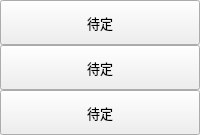
              <widget class="QFrame" name="extraTopMenu">
               <property name="frameShape">
                <enum>QFrame::NoFrame</enum>
               </property>
               <property name="frameShadow">
                <enum>QFrame::Raised</enum>
               </property>
               <layout class="QVBoxLayout" name="verticalLayout_11">
                <property name="spacing">
                 <number>0</number>
                </property>
                <property name="leftMargin">
                 <number>0</number>
                </property>
                <property name="topMargin">
                 <number>0</number>
                </property>
                <property name="rightMargin">
                 <number>0</number>
                </property>
                <property name="bottomMargin">
                 <number>0</number>
                </property>
                <item>
                 <widget class="QPushButton" name="btn_share">
                  <property name="sizePolicy">
                   <sizepolicy hsizetype="Expanding" vsizetype="Fixed">
                    <horstretch>0</horstretch>
                    <verstretch>0</verstretch>
                   </sizepolicy>
                  </property>
                  <property name="minimumSize">
                   <size>
                    <width>0</width>
                    <height>45</height>
                   </size>
                  </property>
                  <property name="font">
                   <font>
                    <family>Segoe UI</family>
                    <pointsize>10</pointsize>
                    <italic>false</italic>
                    <bold>false</bold>
                   </font>
                  </property>
                  <property name="cursor">
                   <cursorShape>PointingHandCursor</cursorShape>
                  </property>
                  <property name="layoutDirection">
                   <enum>Qt::LeftToRight</enum>
                  </property>
                  <property name="styleSheet">
                   <string notr="true">background-image: url(:/icons/images/icons/cil-share-boxed.png);</string>
                  </property>
                  <property name="text">
                   <string>待定</string>
                  </property>
                 </widget>
                </item>
                <item>
                 <widget class="QPushButton" name="btn_adjustments">
                  <property name="sizePolicy">
                   <sizepolicy hsizetype="Expanding" vsizetype="Fixed">
                    <horstretch>0</horstretch>
                    <verstretch>0</verstretch>
                   </sizepolicy>
                  </property>
                  <property name="minimumSize">
                   <size>
                    <width>0</width>
                    <height>45</height>
                   </size>
                  </property>
                  <property name="font">
                   <font>
                    <family>Segoe UI</family>
                    <pointsize>10</pointsize>
                    <italic>false</italic>
                    <bold>false</bold>
                   </font>
                  </property>
                  <property name="cursor">
                   <cursorShape>PointingHandCursor</cursorShape>
                  </property>
                  <property name="layoutDirection">
                   <enum>Qt::LeftToRight</enum>
                  </property>
                  <property name="styleSheet">
                   <string notr="true">background-image: url(:/icons/images/icons/cil-equalizer.png);</string>
                  </property>
                  <property name="text">
                   <string>待定</string>
                  </property>
                 </widget>
                </item>
                <item>
                 <widget class="QPushButton" name="btn_more">
                  <property name="sizePolicy">
                   <sizepolicy hsizetype="Expanding" vsizetype="Fixed">
                    <horstretch>0</horstretch>
                    <verstretch>0</verstretch>
                   </sizepolicy>
                  </property>
                  <property name="minimumSize">
                   <size>
                    <width>0</width>
                    <height>45</height>
                   </size>
                  </property>
                  <property name="font">
                   <font>
                    <family>Segoe UI</family>
                    <pointsize>10</pointsize>
                    <italic>false</italic>
                    <bold>false</bold>
                   </font>
                  </property>
                  <property name="cursor">
                   <cursorShape>PointingHandCursor</cursorShape>
                  </property>
                  <property name="layoutDirection">
                   <enum>Qt::LeftToRight</enum>
                  </property>
                  <property name="styleSheet">
                   <string notr="true">background-image: url(:/icons/images/icons/cil-layers.png);</string>
                  </property>
                  <property name="text">
                   <string>待定</string>
                  </property>
                 </widget>
                </item>
               </layout>
              </widget>
